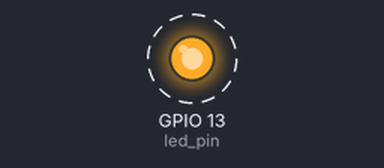
The program below on a simulated ESP32 board running MicroPython. On the bench: output pins drawn as LEDs (lit = HIGH). Dashed ring = blinking.

Above: at 0.2 s.
Timing chart, 0 to 3.0 s (numbered marks = the images above):
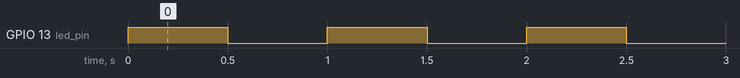

The program:

main.py
```python
'''
功能介绍： LED闪烁例程
'''
import utime
import machine

# 声明一个引脚 例如 D13 作为LED的引脚
led_pin = machine.Pin(13, machine.Pin.OUT)

while True:
    # 点亮LED -> 高电平
    led_pin.value(1)
    # 延时 500ms
    utime.sleep_ms(500)
    # 关闭LED -> 低电平
    led_pin.value(0)
    # 延时500ms
    utime.sleep_ms(500)
```

Measured:
- by itself, GPIO 13 (led_pin): alternates HIGH for 0.50 s and LOW for 0.50 s
